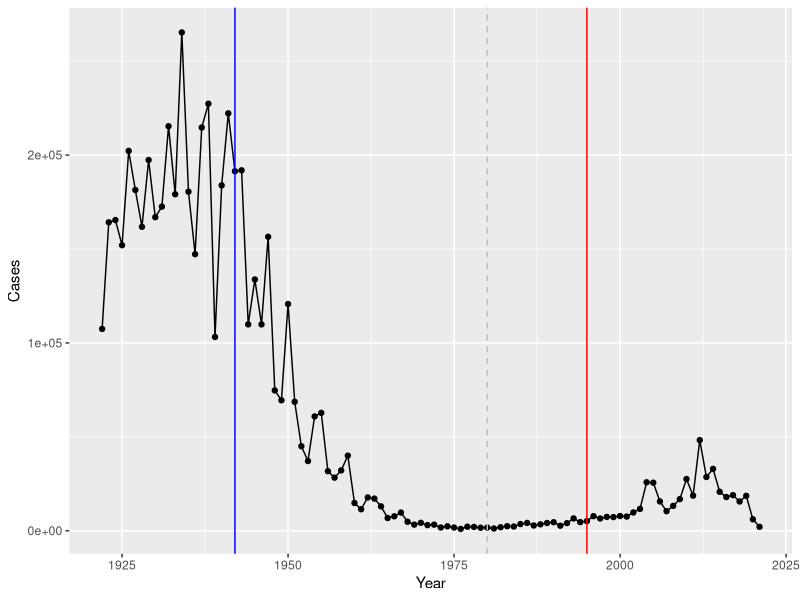

Write the R code that produced this figure. (Note: this script raises an error after producing the figure.)
## ---- chunk 1
cdc <- data.frame(
                                 Year = c(1922L,1923L,1924L,1925L,
                                          1926L,1927L,1928L,1929L,1930L,1931L,
                                          1932L,1933L,1934L,1935L,1936L,
                                          1937L,1938L,1939L,1940L,1941L,1942L,
                                          1943L,1944L,1945L,1946L,1947L,
                                          1948L,1949L,1950L,1951L,1952L,
                                          1953L,1954L,1955L,1956L,1957L,1958L,
                                          1959L,1960L,1961L,1962L,1963L,
                                          1964L,1965L,1966L,1967L,1968L,1969L,
                                          1970L,1971L,1972L,1973L,1974L,
                                          1975L,1976L,1977L,1978L,1979L,1980L,
                                          1981L,1982L,1983L,1984L,1985L,
                                          1986L,1987L,1988L,1989L,1990L,
                                          1991L,1992L,1993L,1994L,1995L,1996L,
                                          1997L,1998L,1999L,2000L,2001L,
                                          2002L,2003L,2004L,2005L,2006L,2007L,
                                          2008L,2009L,2010L,2011L,2012L,
                                          2013L,2014L,2015L,2016L,2017L,2018L,
                                          2019L,2020L,2021L),
         Cases = c(107473,164191,165418,152003,
                                          202210,181411,161799,197371,
                                          166914,172559,215343,179135,265269,
                                          180518,147237,214652,227319,103188,
                                          183866,222202,191383,191890,109873,
                                          133792,109860,156517,74715,69479,
                                          120718,68687,45030,37129,60886,
                                          62786,31732,28295,32148,40005,
                                          14809,11468,17749,17135,13005,6799,
                                          7717,9718,4810,3285,4249,3036,
                                          3287,1759,2402,1738,1010,2177,2063,
                                          1623,1730,1248,1895,2463,2276,
                                          3589,4195,2823,3450,4157,4570,
                                          2719,4083,6586,4617,5137,7796,6564,
                                          7405,7298,7867,7580,9771,11647,
                                          25827,25616,15632,10454,13278,
                                          16858,27550,18719,48277,28639,32971,
                                          20762,17972,18975,15609,18617,
                                          6124,2116)
       )
## ---- chunk 2
library(ggplot2)

ggplot(cdc) +
  aes(x= Year, y= Cases) +
  geom_point() +
  geom_line() +
  geom_vline(xintercept = 1942, color="blue") +
  geom_vline(xintercept = 1980, color="gray", linetype=2) +
  geom_vline(xintercept = 1995, color="red")
## ---- chunk 3
library(jsonlite)

subject <- read_json("https://www.cmi-pb.org/api/subject",
                     simplifyVector = TRUE)
head(subject)

## ---- chunk 4
table(subject$infancy_vac)
## ---- chunk 5
table(subject$biological_sex)
## ---- chunk 6
table(subject$race, subject$biological_sex)
## ---- chunk 7
specimen <- read_json("http://cmi-pb.org/api/specimen",
                      simplifyVector = TRUE)

head(specimen)
## ---- chunk 8

## ---- chunk 9
library(dplyr)

meta <-  inner_join(subject, specimen)

head(meta)
## ---- chunk 10
abdata <- read_json("http://cmi-pb.org/api/ab_titer",
                    simplifyVector = TRUE)

head(abdata)
## ---- chunk 11
abdata <- inner_join(meta, abdata)
## ---- chunk 12
dim(abdata)
## ---- chunk 13
table(abdata$isotype)
## ---- chunk 14
table(abdata$visit)
## ---- chunk 15
ig1 <- filter(abdata, isotype == "IgG1", visit!=8)
head(ig1)
## ---- chunk 16
ig1 <- abdata %>% filter(isotype == "IgG1", visit!=8)
head(ig1)
## ---- chunk 17
ggplot(ig1) +
  aes(MFI, antigen) +
  geom_boxplot()
## ---- chunk 18
ggplot(ig1) +
  aes(MFI, antigen) +
  geom_boxplot() +
    facet_wrap(vars(visit), nrow=2)
## ---- chunk 19
ggplot(ig1) +
  aes(MFI, antigen, col=infancy_vac ) +
  geom_boxplot(show.legend = FALSE) + 
  facet_wrap(vars(visit), nrow=2) +
  theme_bw()
## ---- chunk 20
ggplot(ig1) +
  aes(MFI, antigen, col=infancy_vac ) +
  geom_boxplot(show.legend = FALSE) + 
  facet_wrap(vars(infancy_vac, visit), nrow=2)
## ---- chunk 21
filter(ig1, antigen=="Measles") %>% 
  ggplot() +
  aes(MFI, antigen, col=infancy_vac ) +
  geom_boxplot(show.legend = FALSE) + 
  facet_wrap(vars(visit)) +
  theme_bw()
